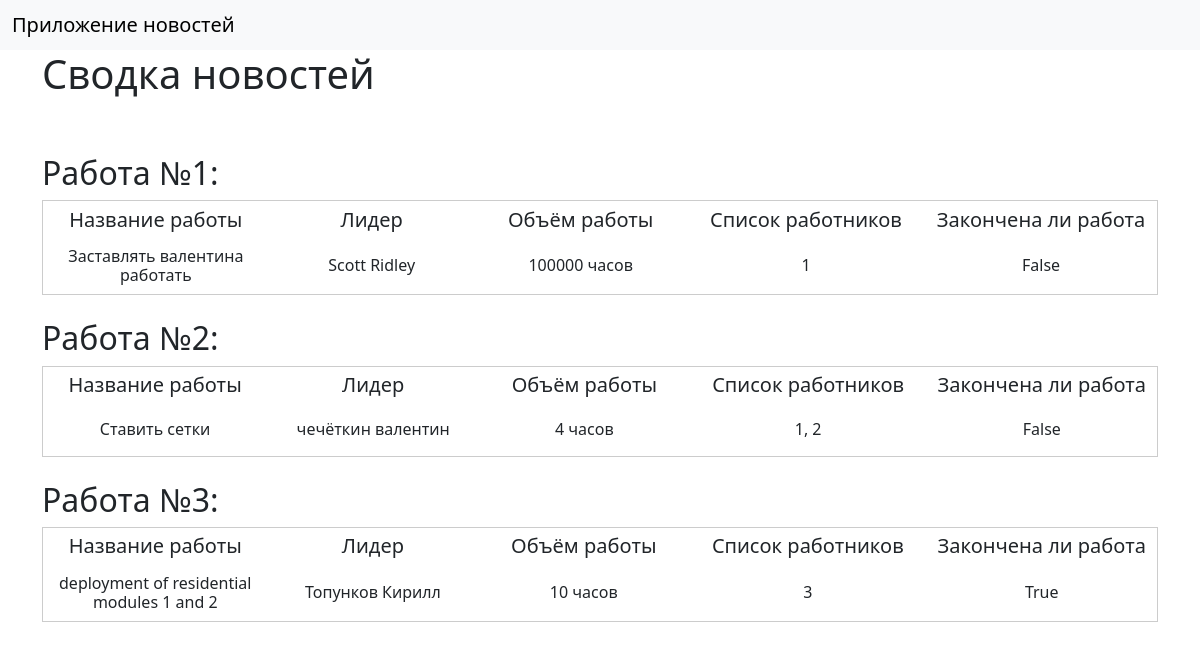
The page /index on the database as committed earlier.
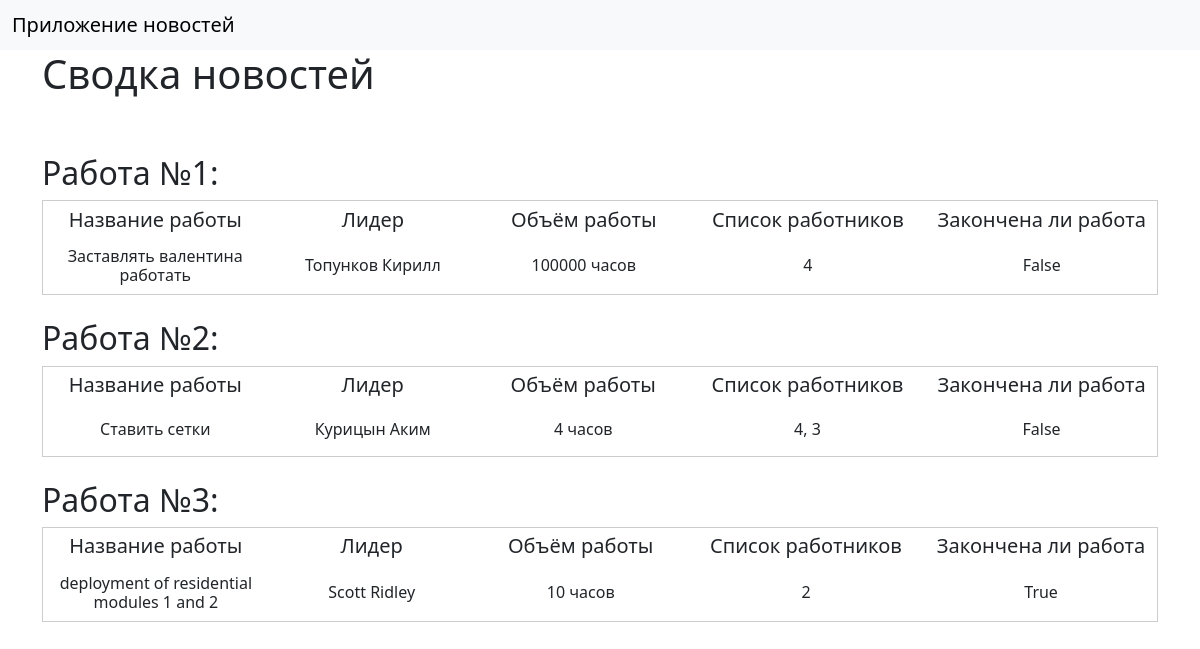
The same page on the database as committed later.
### data/jobs.py (models this page shows, shortened)
class Jobs(SqlAlchemyBase):
    __tablename__ = 'jobs'
    id = sqlalchemy.Column(sqlalchemy.Integer, primary_key=True, autoincrement=True)
    team_leader = sqlalchemy.Column(sqlalchemy.Integer, sqlalchemy.ForeignKey('users.id'))
    job = sqlalchemy.Column(sqlalchemy.String)
    work_size = sqlalchemy.Column(sqlalchemy.Integer)
    collaborators = sqlalchemy.Column(sqlalchemy.String)
    start_date = sqlalchemy.Column(sqlalchemy.DateTime)
    end_date = sqlalchemy.Column(sqlalchemy.DateTime)
    is_finished = sqlalchemy.Column(sqlalchemy.Boolean)
    user = orm.relationship('User')

### data/users.py (models this page shows, shortened)
class User(SqlAlchemyBase):
    __tablename__ = 'users'
    id = sqlalchemy.Column(sqlalchemy.Integer, primary_key=True,
                           autoincrement=True)
    surname = sqlalchemy.Column(sqlalchemy.String, nullable=True)
    name = sqlalchemy.Column(sqlalchemy.String, nullable=True)
    age = sqlalchemy.Column(sqlalchemy.Integer, nullable=True)
    position = sqlalchemy.Column(sqlalchemy.String, nullable=True)
    speciality = sqlalchemy.Column(sqlalchemy.String, nullable=True)
    address = sqlalchemy.Column(sqlalchemy.String, nullable=True)
    email = sqlalchemy.Column(sqlalchemy.String, index=True, nullable=True, unique=True)
    hashed_password = sqlalchemy.Column(sqlalchemy.String, nullable=True)
    modified_date = sqlalchemy.Column(sqlalchemy.DateTime, default=dt.datetime.now)
    jobs = orm.relationship('Jobs', back_populates='user')

### main.py (the view)
@app.route('/')
@app.route('/index')
def index():
    db_sess = db_session.create_session()
    jobs = db_sess.query(Jobs).all()
    return render_template('index.html', jobs=jobs)

### data/db_session.py (called while the page is built)
def create_session() -> Session:
    global __factory
    return __factory()

### templates/index.html
{% extends "base.html" %}
{% block content %}
<h1>Сводка новостей</h1><br><br>
{% for item in jobs %}
  <h2>Работа №{{ loop.index }}:</h2>
  <table>
    <tr>
      <td><h5>Название работы</h5></td>
      <td><h5>Лидер</h5></td>
      <td><h5>Объём работы</h5></td>
      <td><h5>Список работников</h5></td>
      <td><h5>Закончена ли работа</h5></td>
    </tr>
    <tr>
      <td><h6>{{ item.job }}</h6></td>
      <td><h6>{{ item.user.surname }} {{ item.user.name }}</h6></td>
      <td><h6>{{ item.work_size }} часов</h6></td>
      <td><h6>{{ item.collaborators }}</h6></td>
      <td><h6>{{ item.is_finished }}</h6></td>
    </tr>
  </table><br>
{% endfor %}
{% endblock %}

### templates/base.html (shortened to what this page needs)
<!doctype html>
<html lang="en">
    <head>
        <link href="https://cdn.jsdelivr.net/npm/bootstrap@5.3.3/dist/css/bootstrap.min.css"
              rel="stylesheet"
>
        <link rel="stylesheet" href="../static/css/style.css">
    </head>
    <body>
        <header>
            <nav class="navbar bg-body-tertiary">
                <div class="container-fluid">
                    <span class="navbar-brand mb-0 h1">Приложение новостей</span>
                </div>
            </nav>
        </header>
        <main role="main" class="container">
            {% block content %}{% endblock %}
        </main>
    </body>
</html>

### static/css/style.css (style rules this page uses)
table { border: 1px solid #CCC; }
td { text-align: center; vertical-align: middle; width: 420px; height: 45px; }

Rows that differ between the two databases and show on the page:
changed Jobs "Заставлять валентина работать": user.surname "Scott" → "Топунков"; user.name "Ridley" → "Кирилл"; collaborators "1" → "4"
changed Jobs "Ставить сетки": user.surname "чечёткин" → "Курицын"; user.name "валентин" → "Аким"; collaborators "1, 2" → "4, 3"
changed Jobs "deployment of residential modules 1 and 2": user.surname "Топунков" → "Scott"; user.name "Кирилл" → "Ridley"; collaborators "3" → "2"
